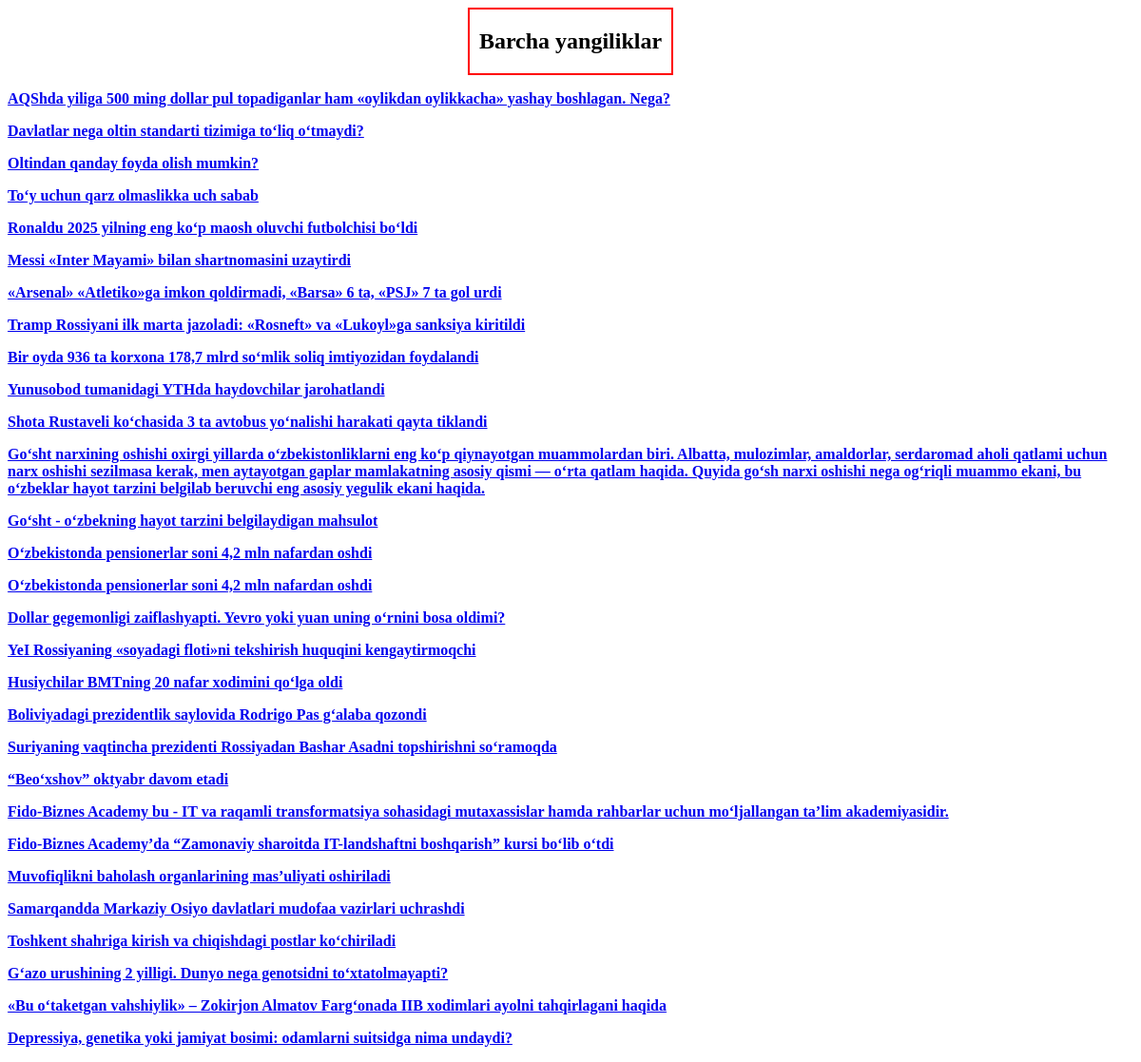
The page /all_news/ on the database as committed earlier.
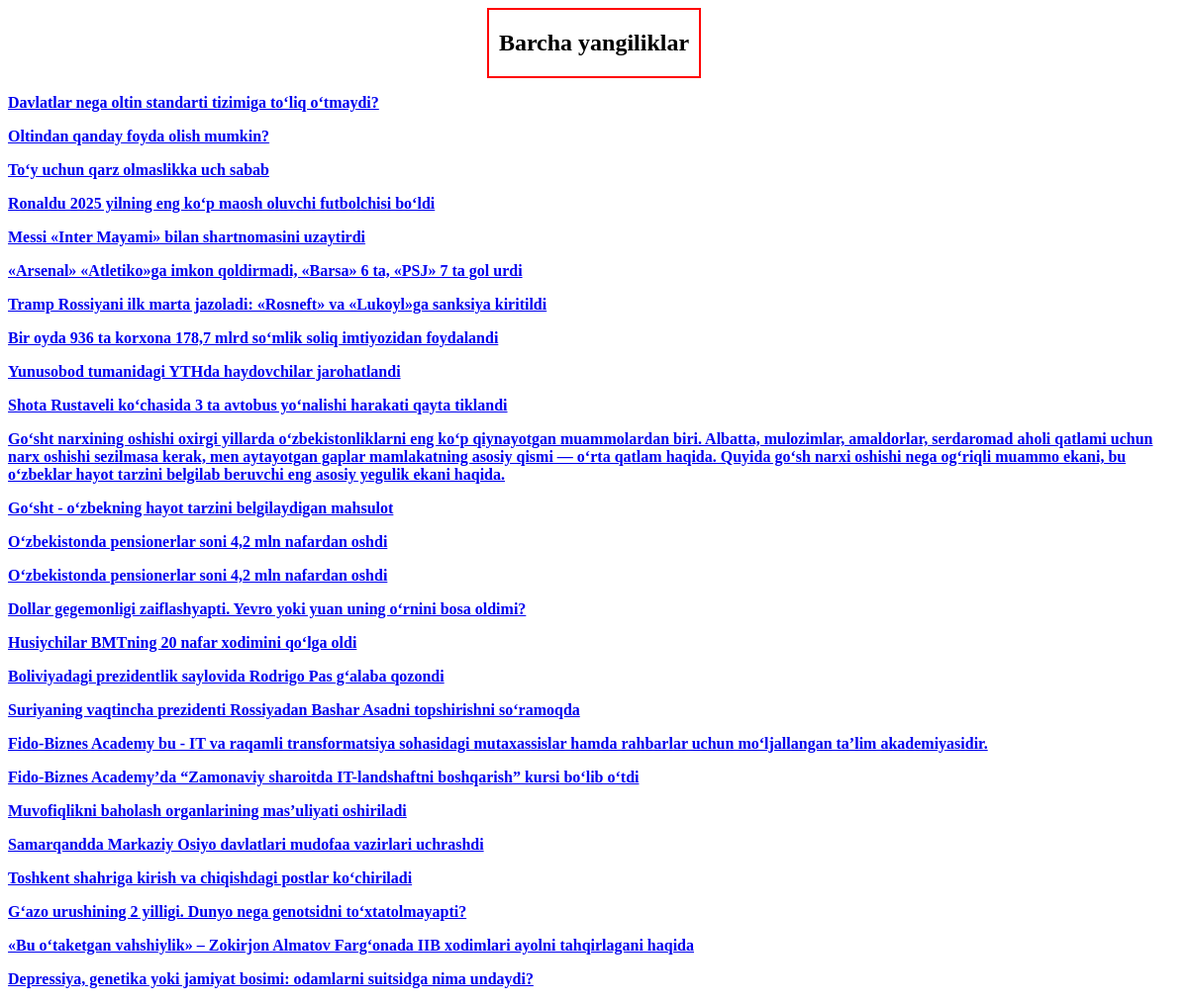
The same page on the database as committed later.
### news_project/models.py (models this page shows, shortened)
class News(models.Model):
    class Status(models.TextChoices):
        Draft = "DF", "Draft"
        Published = "PB", "Published"
    title = models.CharField(max_length=512)
    slug = models.SlugField()
    body = models.TextField()
    image = models.ImageField(upload_to='news/images/', null=True, blank=True)
    video = models.FileField(upload_to='news/videos/', null=True, blank=True)
    category = models.ForeignKey(Category, on_delete=models.CASCADE)
    published_at = models.DateTimeField(default=timezone.now)
    created_at = models.DateTimeField(auto_now_add=True)
    updated_at = models.DateTimeField(auto_now=True)
    status = models.CharField(choices=Status.choices, default=Status.Draft)
    class Meta:
        ordering = ["-published_at"]
        verbose_name_plural = "news"
        verbose_name = 'news'
    def get_absolute_url(self):
        return reverse('detail', args=[self.slug])

### news_project/views.py (the view)
# urls.py: path('all_news/', all_news, name='all_news'),
def all_news(request):
    news = News.objects.all()
    context = {
        'news':news
    }
    return render(request, 'news/all_news.html',context)

### news_project/context_processors.py (called while the page is built)
def all_Categories(request):
    categories = Category.objects.all()
    context = {
        'categories': categories
    }
    return context

### templates/news/all_news.html (shortened to what this page needs)
<html>
<head>
</head>
<body>
    <div style="text-align: center; border: 2px solid red; margin: 0 auto; width: fit-content; padding: 0 10px;"><h2 >Barcha yangiliklar</h2></div>
    {% for new in news %}
        <p style="font-weight: bold;"><a href="{{ new.get_absolute_url }}">{{ new.title }}</a></p>
    {% endfor %}
</body>
</html>

Rows that differ between the two databases and show on the page:
removed News: title "AQShda yiliga 500 ming dollar pul topadiganlar ham «oylikdan oylikkacha» yashay boshlagan. Nega?"
removed News: title "YeI Rossiyaning «soyadagi floti»ni tekshirish huquqini kengaytirmoqchi"
removed News: title "“Beo‘xshov” oktyabr davom etadi"
